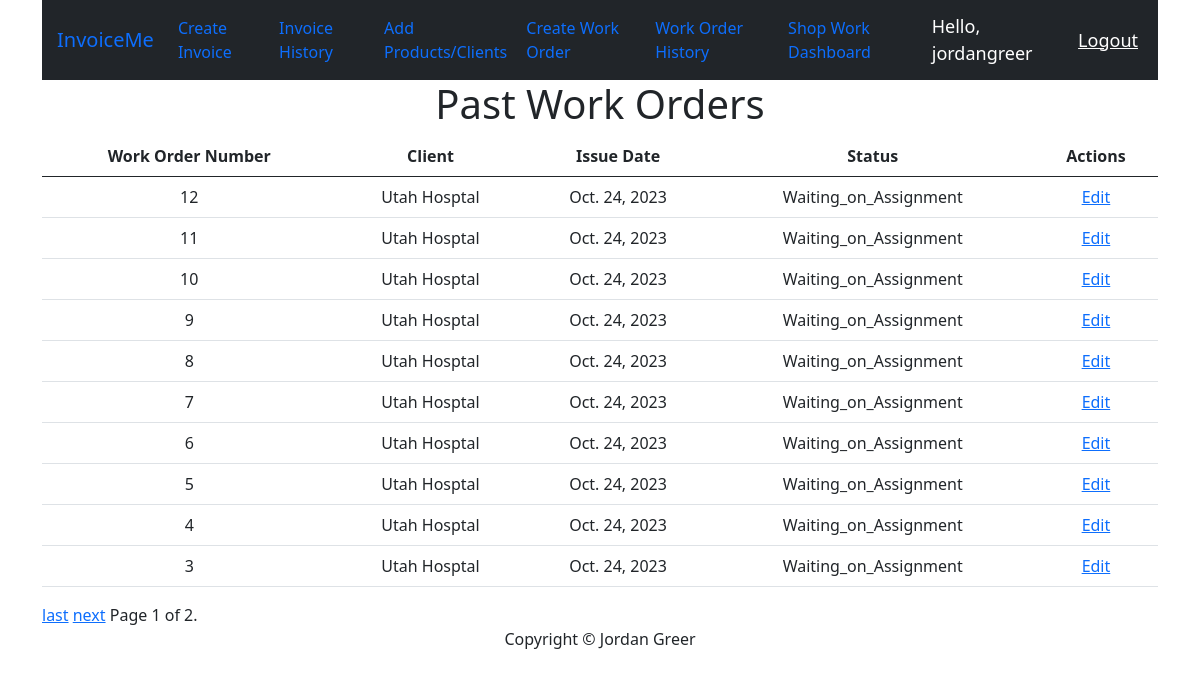
The page /workOrderHistory/ (signed in) on the database its author committed.
### invoice/models.py (models this page shows, shortened)
class WorkOrders(models.Model):
    STATUS_CHOICES = [
        ('Waiting_on_Assignment', 'Waiting on Assignment'),
        ('Being_Worked_On', 'Being Worked On'),
        ('Ready', 'Ready'),
        ('Delivered', 'Delivered'),
        ('Rush', 'Rush'),
    ]
    workOrder_num = models.AutoField(primary_key=True)
    client = models.ForeignKey(Client, on_delete=models.CASCADE)
    workOrder_date = models.DateField()
    items = models.ManyToManyField(Product, through='WorkorderItem', blank=True)
    status = models.CharField(max_length=25, choices=STATUS_CHOICES, default="Waiting_on_Assignment")
    created_at = models.DateTimeField(auto_now_add=True)
    is_rush = models.BooleanField(default=False)
    return_by = models.DateField(null=True, default=None)
    quote_required = models.BooleanField(default=False)
    specialInstructions = models.CharField(max_length=250, default="", null=True, blank=True)
    created_by = models.CharField(max_length=100, blank=True, null=True)

class Client(models.Model):
    name = models.CharField(max_length=100)
    email = models.EmailField()
    phone = models.CharField(max_length=20)
    address = models.TextField()
    tax = models.FloatField(max_length=10, default= 0.0)
    created_by = models.CharField(max_length=100, blank=True, null=True)
    def __str__(self):
        return self.name

### trackingCard/views.py (the view)
# urls.py: path("workOrderHistory/", trackingCardViews.workOrderHistory, name="workOrderHistory"),
@login_required(login_url='invoice:loginPage')
def workOrderHistory(request):
    all_workOrders = WorkOrders.objects.order_by('-created_at')  # Ordering by created_at in descending order
    paginator = Paginator(all_workOrders, 10)  # Display 10 invoices per page (you can adjust the number)
    page = request.GET.get('page')
    workOrders = paginator.get_page(page)
    context = {'workOrders': workOrders}
    return render(request, 'tracking/workOrderHistory.html', context)

### trackingCard/templates/tracking/workOrderHistory.html (shortened to what this page needs)
{% extends "base/base.html" %}
{% block content %}
<div class="row">
    <h1>Past Work Orders</h1>
</div>
<div class="row">
    <table class="table">
        <thead>
          <tr>
            <th>Work Order Number</th>
            <th>Client</th>
            <th>Issue Date</th>
            <th>Status</th>
            <th>Actions</th>
          </tr>
        </thead>
        <tbody>
          {% for workOrder in workOrders %}
            <tr>
              <td>{{ workOrder.workOrder_num }}</td>
              <td>{{ workOrder.client }}</td>
              <td>{{ workOrder.workOrder_date }}</td>
              <td>{{ workOrder.status }}</td>
              <td>
                <a href="{% url 'invoice:addItemsWorkOrder' workOrder.workOrder_num %}" onclick="return confirm('Are you sure you want to edit?')">Edit</a>
              </td>
            </tr>
          {% empty %}
            <tr>
              <td colspan="4">No Work Orders available.</td>
            </tr>
          {% endfor %}
        </tbody>
      </table>
      <div class="pagination">
        <span class="step-links">
          {% if workOrders.has_next %}
            <a href="?page={{ workOrders.paginator.num_pages }}">last</a>
            <a href="?page={{ workOrders.next_page_number }}">next</a>
          {% endif %}
          <span class="current-page">
            Page {{ workOrders.number }} of {{ workOrders.paginator.num_pages }}.
          </span>
        </span>
      </div>
</div>
{% endblock %}

### invoice/templates/base/base.html (shortened to what this page needs)
{% load static %}
<!DOCTYPE html>
<html lang="en">
<!DOCTYPE html>
<html>
    <head>
    </head>
    <body>
        <div class="container" >
            <nav class="navbar navbar-expand-lg navbar-dar bg-dark">
                <a class="navbar-brand" href="{% url 'invoice:home' %}" style="margin-left: 15px;">InvoiceMe</a>
                <div class="collapse navbar-collapse" id="navbarNav">
                    <ul class="navbar-nav">
                        <li class="nav-item">
                            <a class="nav-link" href="{% url 'invoice:createInvoice' %}">Create Invoice</a>
                        </li>
                        <li class="nav-item">
                            <a class="nav-link" href="{% url 'invoice:invoiceHistory' %}">Invoice History</a>
                        </li>
                        <li class="nav-item">
                            <a class="nav-link" href="{% url 'invoice:addProductsClients' %}">Add Products/Clients</a>
                        </li>
                        <li class="nav-item">
                            <a class="nav-link" href="{% url 'invoice:createWorkOrder' %}">Create Work Order</a>
                        </li>
                        <li class="nav-item">
                            <a class="nav-link" href="{% url 'invoice:workOrderHistory' %}">Work Order History</a>
                        </li>
                        <li class="nav-item">
                            <a class="nav-link" href="#">Shop Work Dashboard</a>
                        </li>
                    </ul>
                </div>
                {% if user.is_authenticated %}
                    <span class="hello-msg">Hello, {{request.user}}</span>
                    <span ><a class="hello-msg" href="{% url 'invoice:logout' %}">Logout</a></span>
                {% else %}
                    <span ><a class="hello-msg" href="{% url 'invoice:login' %}">Login</a></span>
                {% endif %}
              </nav>
      <div class="container text-center">
          {% block content %}{% endblock content %}
      </div>
      <footer class="row">
        <div class="col-md-4"></div>
        <div class="col-md-4 sticky-bottom" style="text-align: center;">
          Copyright &copy; Jordan Greer
        </div>
        <div class="col-md-4"></div>
      </footer>
    </body>
    <link href="https://cdn.jsdelivr.net/npm/bootstrap@5.0.2/dist/css/bootstrap.min.css" rel="stylesheet">
</html>

### invoice/templates/base/base.html (style rules this page uses)
.hello-msg { color: white; font-size: 18px; margin-right: 20px; }

### rows shown on the page
WorkOrders: workOrder_num "12", client "Utah Hosptal", workOrder_date "Oct. 24, 2023", status "Waiting_on_Assignment"
WorkOrders: workOrder_num "11", client "Utah Hosptal", workOrder_date "Oct. 24, 2023", status "Waiting_on_Assignment"
WorkOrders: workOrder_num "10", client "Utah Hosptal", workOrder_date "Oct. 24, 2023", status "Waiting_on_Assignment"
WorkOrders: workOrder_num "9", client "Utah Hosptal", workOrder_date "Oct. 24, 2023", status "Waiting_on_Assignment"
WorkOrders: workOrder_num "8", client "Utah Hosptal", workOrder_date "Oct. 24, 2023", status "Waiting_on_Assignment"
WorkOrders: workOrder_num "7", client "Utah Hosptal", workOrder_date "Oct. 24, 2023", status "Waiting_on_Assignment"
WorkOrders: workOrder_num "6", client "Utah Hosptal", workOrder_date "Oct. 24, 2023", status "Waiting_on_Assignment"
WorkOrders: workOrder_num "5", client "Utah Hosptal", workOrder_date "Oct. 24, 2023", status "Waiting_on_Assignment"
WorkOrders: workOrder_num "4", client "Utah Hosptal", workOrder_date "Oct. 24, 2023", status "Waiting_on_Assignment"
WorkOrders: workOrder_num "3", client "Utah Hosptal", workOrder_date "Oct. 24, 2023", status "Waiting_on_Assignment"

### other values the page prints
{{ request.user }} "jordangreer"
{{ workOrders.number }} "1"
{{ workOrders.paginator.num_pages }} "2"
